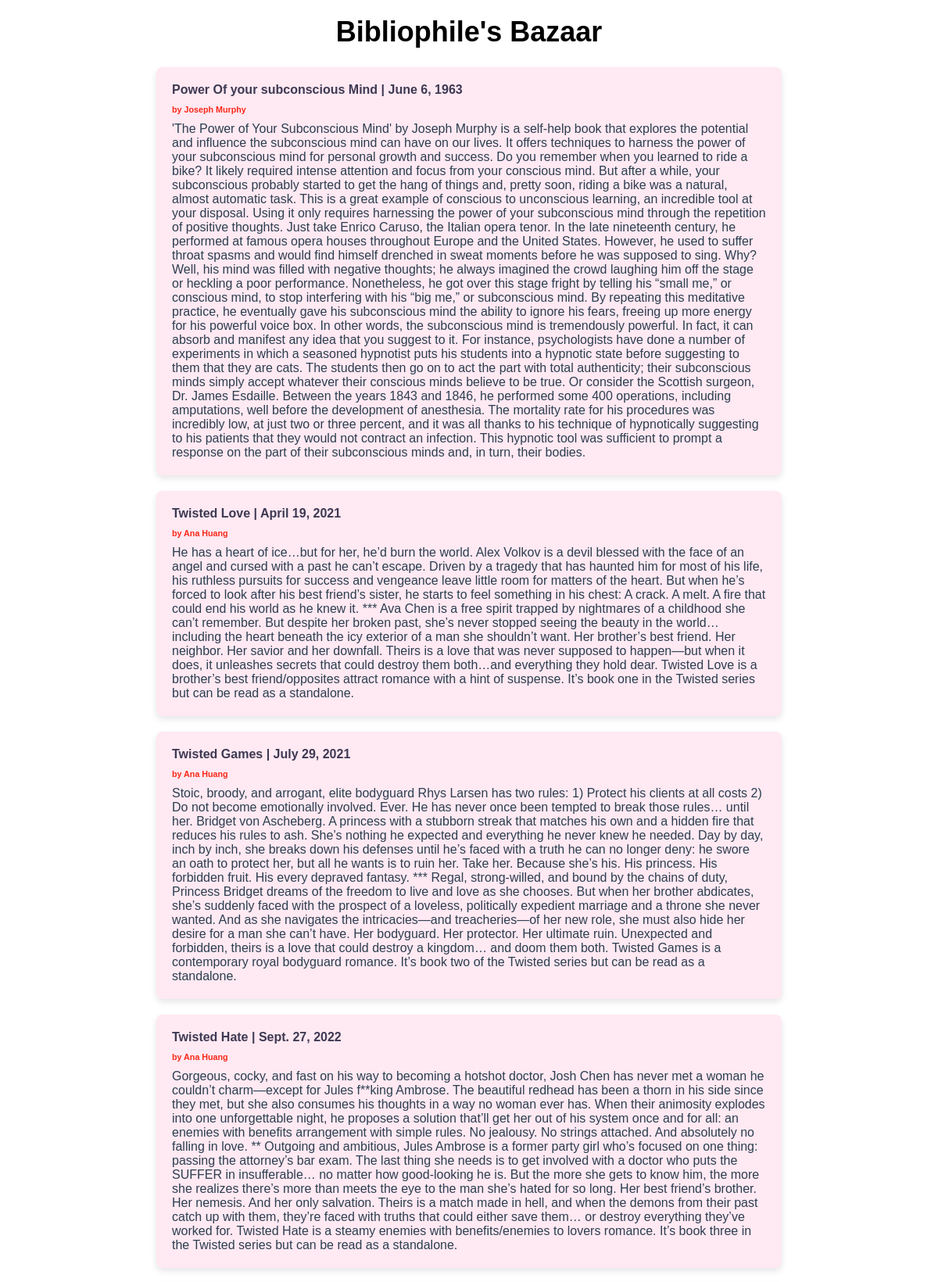
The page / (upper part) on the database its author committed.
### books/models.py (models this page shows, shortened)
class Book(models.Model):
    title=models.CharField(max_length=200)
    author=models.CharField(max_length=100)
    description=models.TextField()
    published_date=models.DateField()

### books/views.py (the view)
# urls.py: path("",views.BookListView.as_view(),name='book_list')
class BookListView(ListView):
    model = Book
    template_name='book_list.html'

### templates/book_list.html (shortened to what this page needs)
<!DOCTYPE html>
<html lang="en">
<head>
</head>
<body>
    <h1>Bibliophile's Bazaar</h1>
    <ul>
        {% for book in object_list %}
        <li>
            <h4>{{ book.title }} | {{ book.published_date }}</h4>
            <h6>by {{ book.author }}</h6>
            <p>{{ book.description }}</p>
        </li>
        {% endfor %}
    </ul>
</body>
</html>

### templates/book_list.html (style rules this page uses)
body { font-family: Arial, sans-serif; background-color: #ffffff; color: #fef4f4; margin: 0; padding: 0; }
h1 { text-align: center; margin-top: 20px; color: #000000; font-size: 36px; }
ul { list-style: none; padding: 0; max-width: 800px; margin: 20px auto; }
li { background: #ffe9f2; margin: 20px 0; padding: 20px; border-radius: 8px; box-shadow: 0 4px 8px rgba(0, 0, 0, 0.1); transform: scale(1); transition: transform 0.3s ease-in-out; animation: fadeIn 0.5s ease; }
h4 { color: #3e3953; margin: 0 0 10px; }
h6 { color: #f92819; margin: 0 0 10px; }
p { color: #2c3e50; margin: 0; }

### rows shown on the page
Book: title "Power Of your subconscious Mind", published_date "June 6, 1963", author "Joseph Murphy", description "'The Power of Your Subconscious Mind' by Joseph Murphy is a self-help book that explores the potential and influence the subconscious mind can have on our lives. It offers techniques to harness the power of your subconscious mind for personal growth and success. Do you remember when you learned to ride a bike? It likely required intense attention and focus from your conscious mind. But after a while, your subconscious probably started to get the hang of things and, pretty soon, riding a bike was a natural, almost automatic task. This is a great example of conscious to unconscious learning, an incredible tool at your disposal. Using it only requires harnessing the power of your subconscious…"
Book: title "Twisted Love", published_date "April 19, 2021", author "Ana Huang", description "He has a heart of ice…but for her, he’d burn the world. Alex Volkov is a devil blessed with the face of an angel and cursed with a past he can’t escape. Driven by a tragedy that has haunted him for most of his life, his ruthless pursuits for success and vengeance leave little room for matters of the heart. But when he’s forced to look after his best friend’s sister, he starts to feel something in his chest: A crack. A melt. A fire that could end his world as he knew it. *** Ava Chen is a free spirit trapped by nightmares of a childhood she can’t remember. But despite her broken past, she’s never stopped seeing the beauty in the world…including the heart beneath the icy exterior of a man she…"
Book: title "Twisted Games", published_date "July 29, 2021", author "Ana Huang", description "Stoic, broody, and arrogant, elite bodyguard Rhys Larsen has two rules: 1) Protect his clients at all costs 2) Do not become emotionally involved. Ever. He has never once been tempted to break those rules… until her. Bridget von Ascheberg. A princess with a stubborn streak that matches his own and a hidden fire that reduces his rules to ash. She’s nothing he expected and everything he never knew he needed. Day by day, inch by inch, she breaks down his defenses until he’s faced with a truth he can no longer deny: he swore an oath to protect her, but all he wants is to ruin her. Take her. Because she’s his. His princess. His forbidden fruit. His every depraved fantasy. *** Regal,…"
Book: title "Twisted Hate", published_date "Sept. 27, 2022", author "Ana Huang", description "Gorgeous, cocky, and fast on his way to becoming a hotshot doctor, Josh Chen has never met a woman he couldn’t charm—except for Jules f**king Ambrose. The beautiful redhead has been a thorn in his side since they met, but she also consumes his thoughts in a way no woman ever has. When their animosity explodes into one unforgettable night, he proposes a solution that’ll get her out of his system once and for all: an enemies with benefits arrangement with simple rules. No jealousy. No strings attached. And absolutely no falling in love. ** Outgoing and ambitious, Jules Ambrose is a former party girl who’s focused on one thing: passing the attorney’s bar exam. The last thing she needs is to…"
